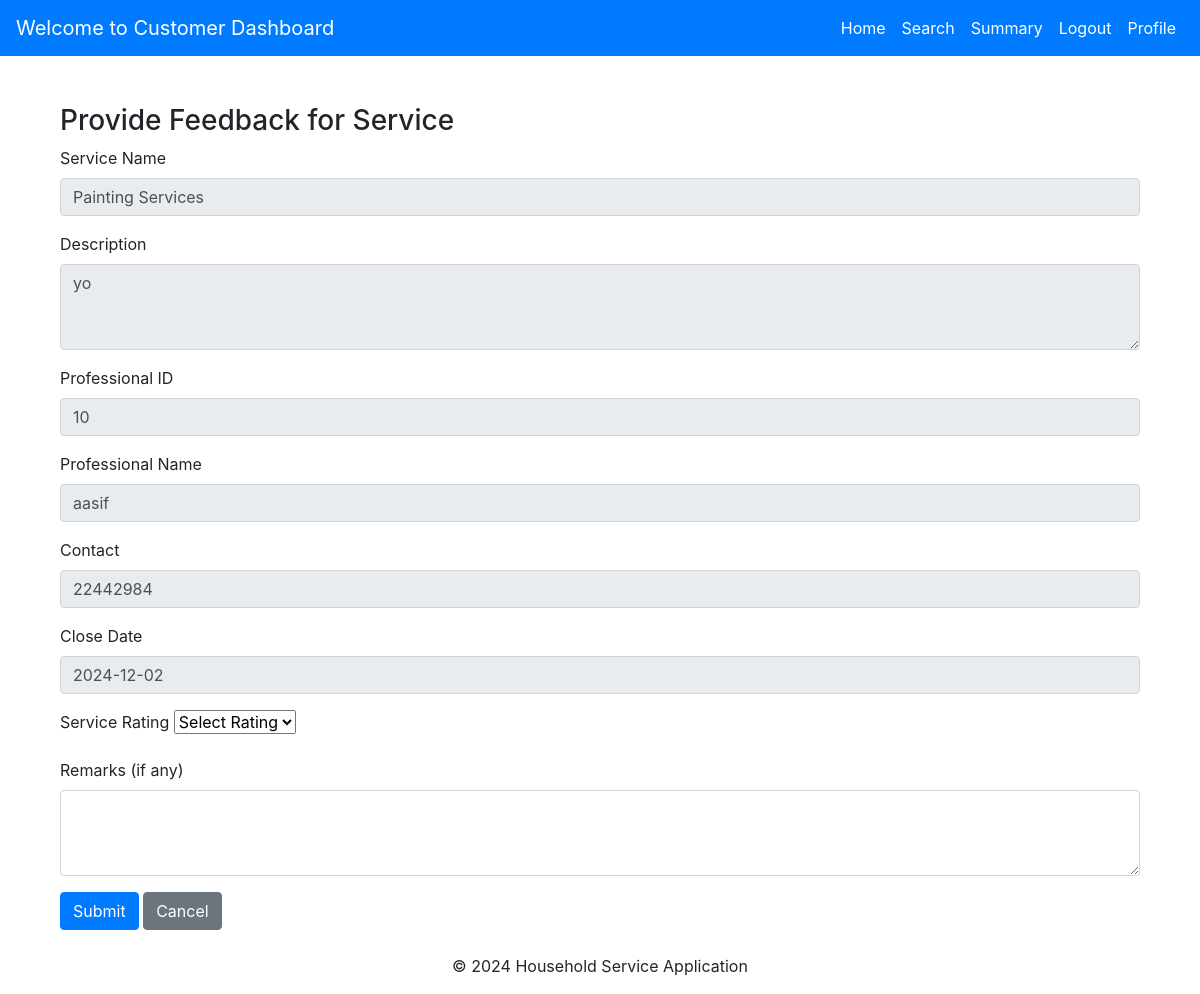
The app's page /service_feedback/26 (signed in), older data.
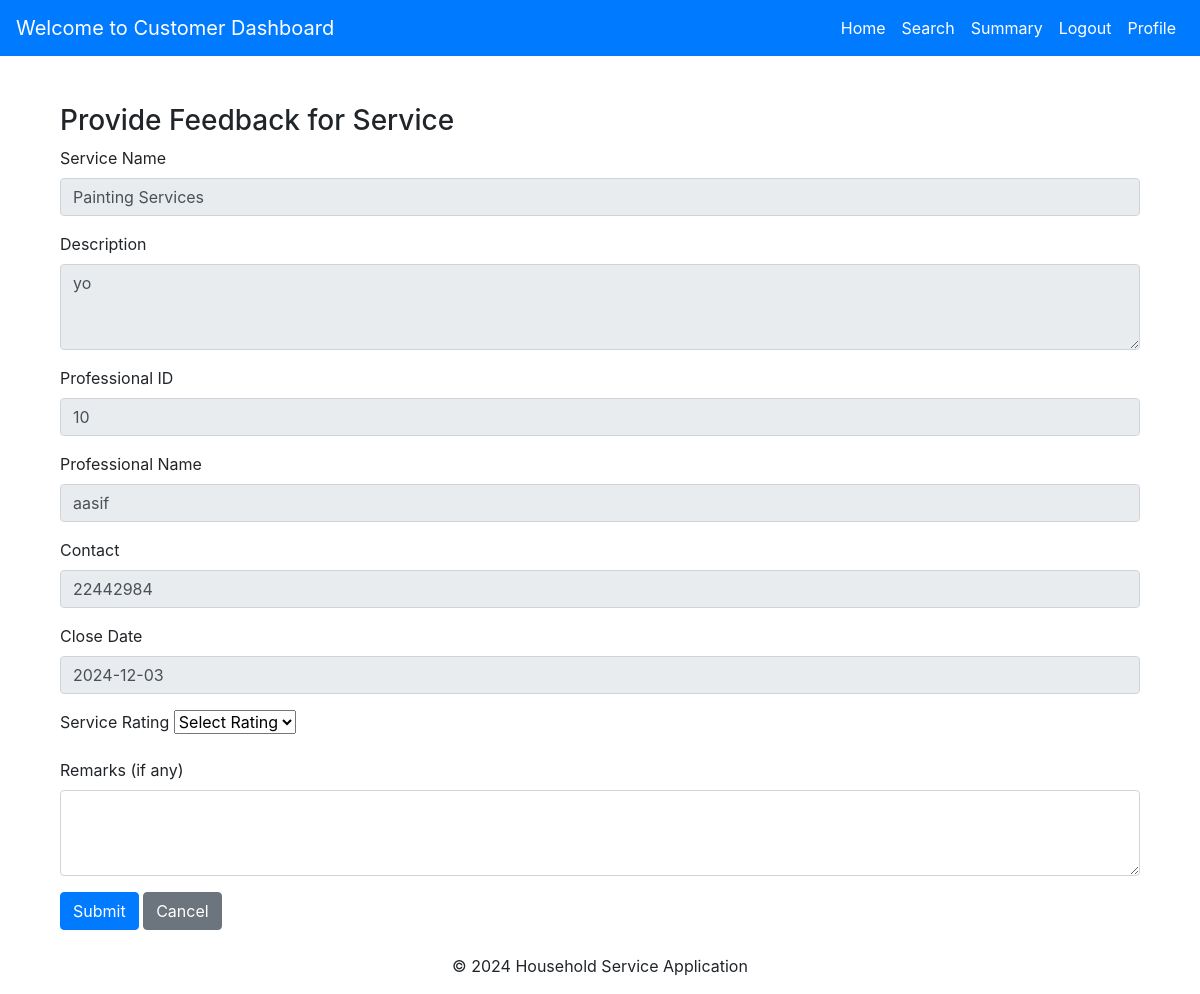
The same page, newer data.
### models.py (models this page shows, shortened)
class ServiceRequest(db.Model):
    __tablename__ = 'service_requests'
    req_id = db.Column(db.Integer, primary_key=True, autoincrement=True, nullable=False)
    user_id = db.Column(db.Integer, db.ForeignKey('users.user_id'), nullable=True)
    service_id = db.Column(db.Integer, db.ForeignKey('service.service_id'), nullable=True)
    prof_id = db.Column(db.Integer, db.ForeignKey('service_professionals.prof_id'), nullable=True)
    status = db.Column(db.String(20), default='Requested', nullable=False)
    rating = db.Column(db.Integer)
    remarks = db.Column(db.String(255))
    requested_date = db.Column(db.DateTime, default=datetime.utcnow, nullable=False)
    close_date = db.Column(db.DateTime, default=datetime.utcnow, nullable=False)
    service = db.relationship('Service', backref='requests')
    professional = db.relationship('ServiceProfessional', backref='requests')

### customer_routes.py (the view, shortened to what this page needs)
@customer_bp.route('/service_feedback/<int:request_id>', methods=['GET', 'POST'])
def service_feedback(request_id):
    user_id = session.get('user_id')
    if not user_id:
        flash('You must be logged in to provide feedback.', 'danger')
        return redirect(url_for('main.login'))  # Replace 'main.login' with your login route
    service_request = ServiceRequest.query.get_or_404(request_id)
    if service_request.user_id != user_id:
        flash('You cannot provide feedback for this service request.', 'danger')
        return redirect(url_for('customer.dashboard'))
    return render_template(
        'user_panel/service_feedback.html',
        service_request=service_request
    )

### templates/user_panel/service_feedback.html (shortened to what this page needs)
{% extends 'user_panel/base.html' %}
{% block content %}
<div class="container mt-5">
    <h3>Provide Feedback for Service</h3>
    <form action="{{ url_for('customer.service_feedback', request_id=service_request.req_id) }}" method="POST">
        <div class="mb-3">
            <label for="serviceName" class="form-label">Service Name</label>
            <input type="text" class="form-control" id="serviceName" value="{{ service_request.service.name }}" readonly>
        </div>
        <div class="mb-3">
            <label for="description" class="form-label">Description</label>
            <textarea class="form-control" id="description" rows="3" readonly>{{ service_request.service.description }}</textarea>
        </div>
        <div class="mb-3">
            <label for="prof_id" class="form-label">Professional ID</label>
            <input type="integer" class="form-control" id="prof_id"
                   value="{{ service_request.service_professionals.prof_id if service_request.service_professionals else 'N/A' }}" readonly>
        </div>
        <div class="mb-3">
            <label for="professionalName" class="form-label">Professional Name</label>
            <input type="text" class="form-control" id="professionalName"
                   value="{{ service_request.service_professionals.prof_name if service_request.service_professionals else 'N/A' }}" readonly>
        </div>
        <div class="mb-3">
            <label for="contact" class="form-label">Contact</label>
            <input type="text" class="form-control" id="contact"
                   value="{{ service_request.service_professionals.contact if service_request.service_professionals else 'N/A' }}" readonly>
        </div>
        <div class="mb-3">
            <label for="date" class="form-label">Close Date</label>
            <input type="text" class="form-control" id="date"
                   value="{{ service_request.close_date.strftime('%Y-%m-%d') }}" readonly>
        </div>
        <div class="mb-3">
            <label for="rating" class="form-label">Service Rating</label>
            <select class="form-select" id="rating" name="rating" required>
                <option value="" disabled selected>Select Rating</option>
            </select>
        </div>
        <div class="mb-3">
            <label for="remarks" class="form-label">Remarks (if any)</label>
            <textarea class="form-control" id="remarks" name="remarks" rows="3"></textarea>
        </div>
        <button type="submit" class="btn btn-primary">Submit</button>
        <a href="{{ url_for('customer.dashboard') }}" class="btn btn-secondary">Cancel</a>
    </form>
</div>
{% endblock %}

Row changes from the older to the newer data that the page shows:
changed ServiceRequest: close_date "2024-12-02" → "2024-12-03"
